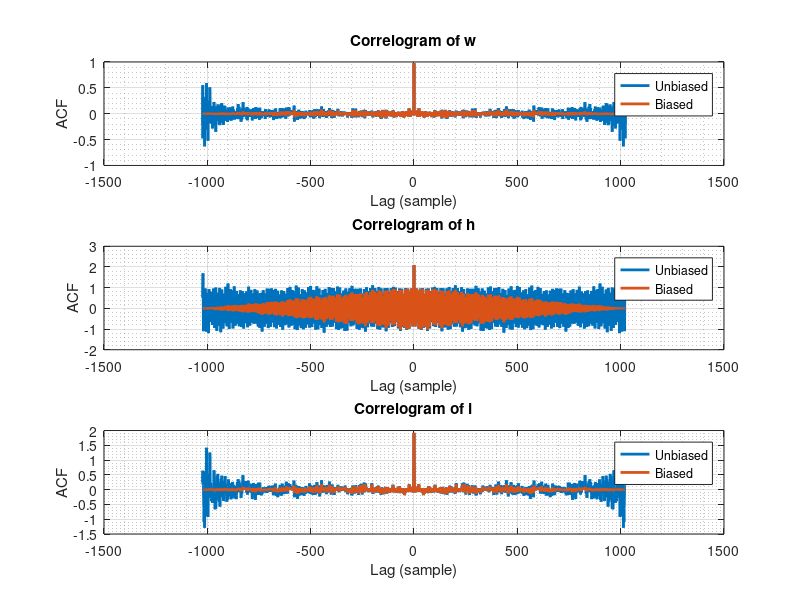
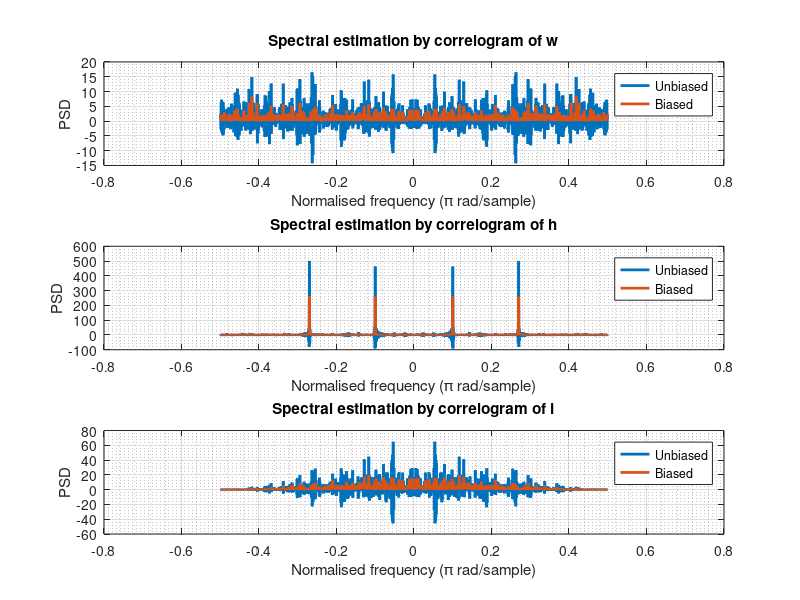

These charts were generated, in order, by the following MATLAB code:
fSample = 1;
nSamples = 1024;
t = (0: nSamples - 1) / fSample;
fSine = [0.1 0.27];
noise = randn(1, nSamples);
noisySine = sin(2 * pi * fSine(1) * t) + sin(2 * pi * fSine(2) * t) + randn(1, nSamples);
filteredNoise = filter([1 1], 1, noise);
signal = {noise, noisySine, filteredNoise};

label = ["white Gaussian noise", "noisy sinusoid", "filtered white Gaussian noise"];
nSignals = length(signal);

acfUnbiased = cell(nSignals, 1);
acfBiased = cell(nSignals, 1);
psdUnbiased = cell(nSignals, 1);
psdBiased = cell(nSignals, 1);
for iSignal = 1: nSignals
    [acfUnbiased{iSignal}, lags] = xcorr(signal{iSignal}, 'unbiased');
    acfBiased{iSignal} = xcorr(signal{iSignal}, 'biased');
    psdUnbiased{iSignal} = real(fftshift(fft(ifftshift(acfUnbiased{iSignal}))));
    psdBiased{iSignal} = real(fftshift(fft(ifftshift(acfBiased{iSignal}))));
end
f = lags ./ (2 * nSamples) * fSample;


figure;
for iSignal = 1: nSignals
    subplot(nSignals, 1, iSignal);
    plot(lags, acfUnbiased{iSignal}, 'LineWidth', 2);
    hold on;
    plot(lags, acfBiased{iSignal}, 'LineWidth', 2);
    grid on; grid minor;
    legend('Unbiased', 'Biased');
    title(sprintf("Correlogram of %s", label(iSignal)));
    xlabel('Lag (sample)');
    ylabel('ACF');
end

figure;
for iSignal = 1: nSignals
    subplot(nSignals, 1, iSignal);
    plot(f, psdUnbiased{iSignal}, 'LineWidth', 2);
    hold on;
    plot(f, psdBiased{iSignal}, 'LineWidth', 2);
    grid on; grid minor;
    legend('Unbiased', 'Biased');
    title(sprintf("Spectral estimation by correlogram of %s", label(iSignal)));
    xlabel('Normalised frequency (\pi rad/sample)');
    ylabel('PSD');
end